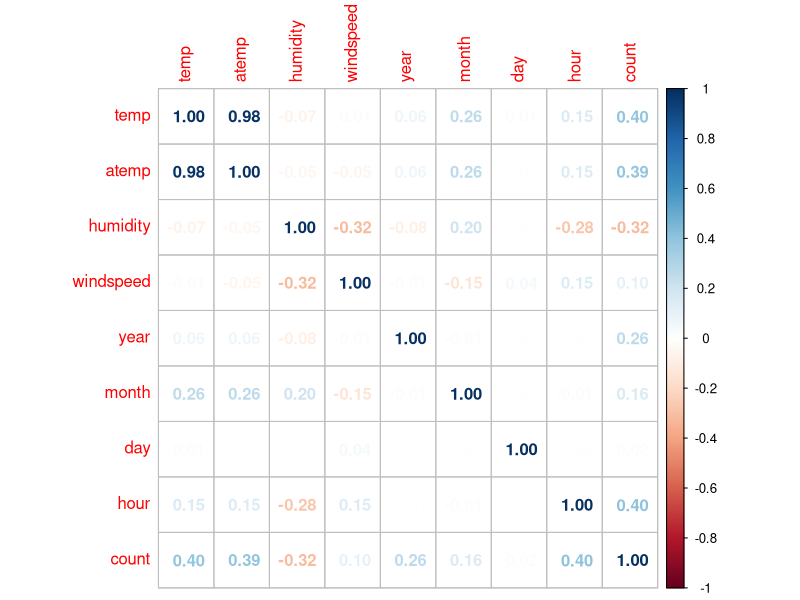
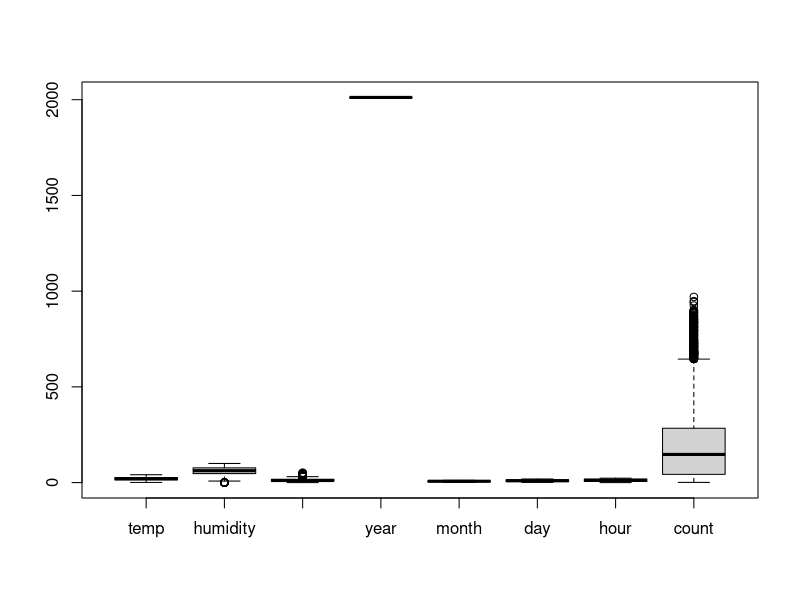
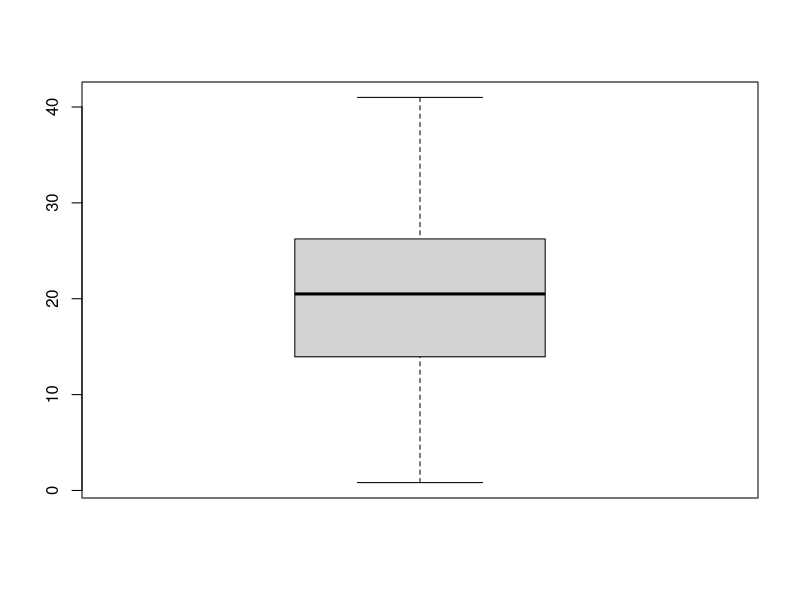
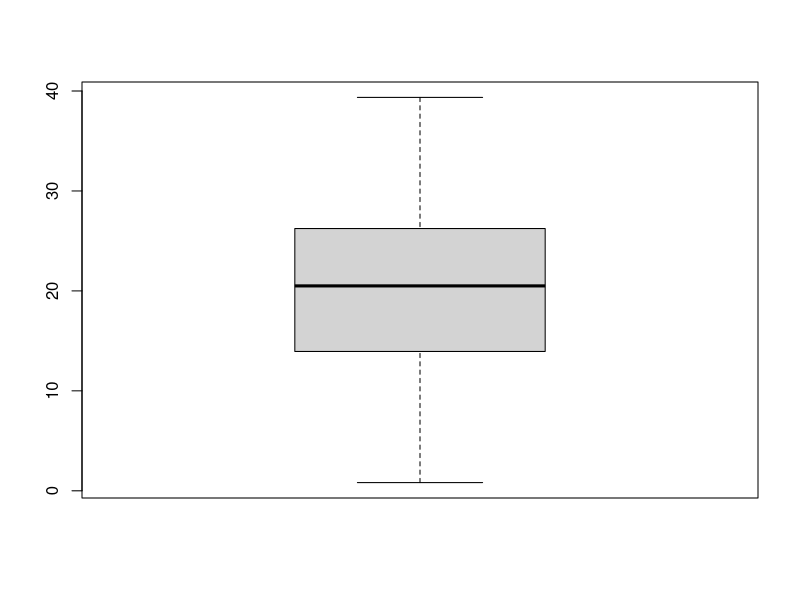
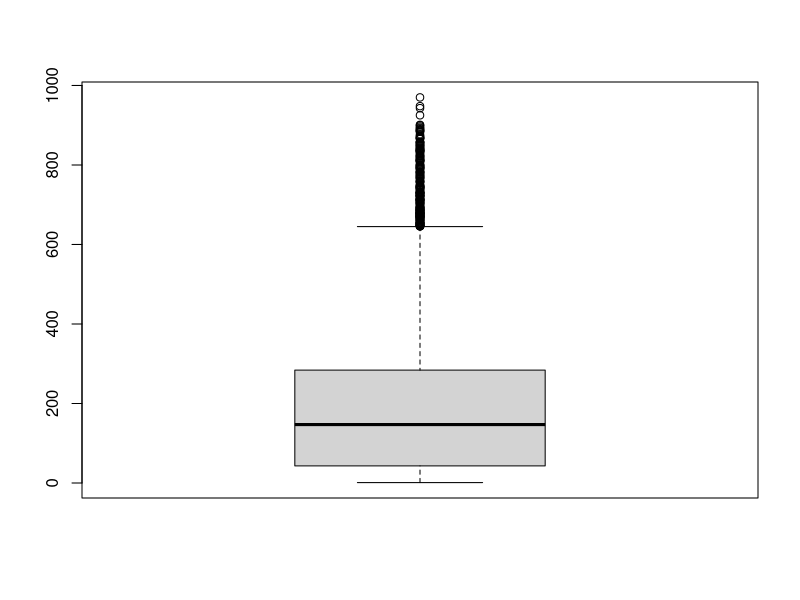
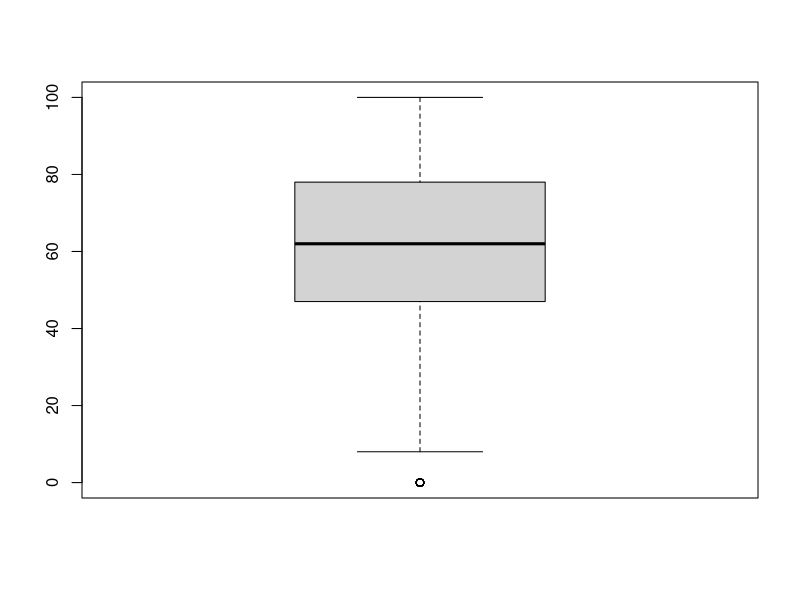
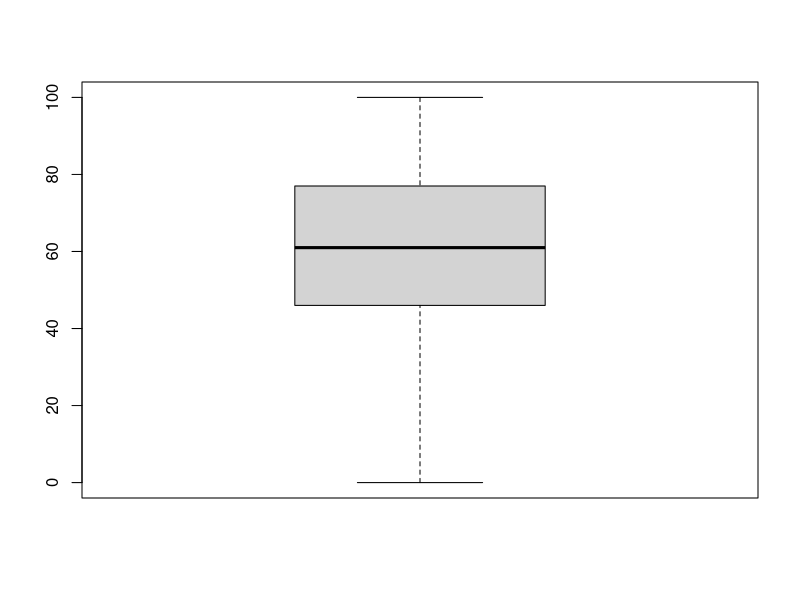
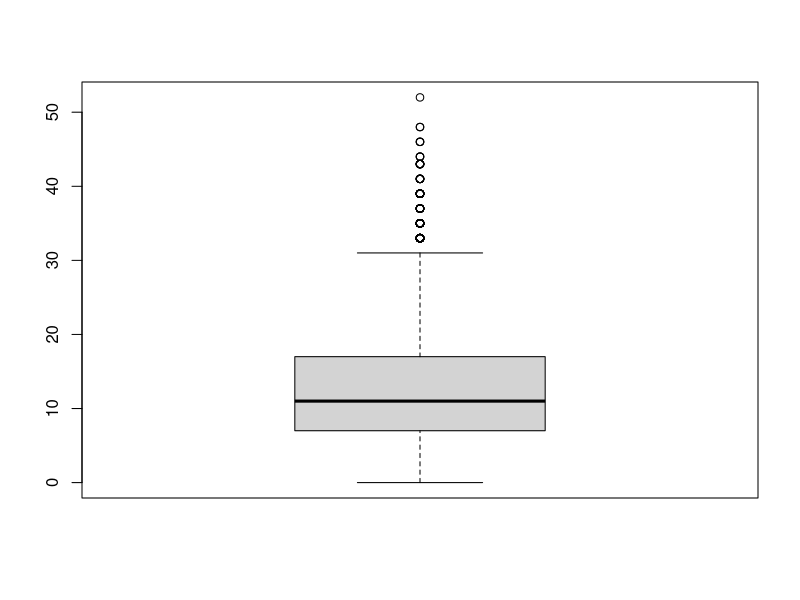

These figures' R source, in order: (Note: a time limit stopped this script after it produced the figures.)
##Home assignment 2

library(tidyverse)
library(lubridate)

setwd("/Users/jrodr/OneDrive/Documentos/BI Dalarna University/Statistical Learning/Home exercises/2")

#merging both datasets so it is easier to change the data types
train <- read.csv("train_160523.csv")
test <- read.csv("test_160523.csv")
full_data <- rbind(train[,1:10], test)

#changing the corresponding data types
str(full_data)
full_data$weather <- as.factor(full_data$weather)
full_data$workingday <- as.factor(full_data$workingday)
full_data$holiday <- as.factor(full_data$holiday)
full_data$season <- as.factor(full_data$season)
full_data$humidity <- as.numeric(full_data$humidity)
full_data$datetime <- ymd_hms(full_data$datetime)

#dividing the data into year, month, day and hours variables
full_data <- full_data %>%
  mutate(year = lubridate::year(datetime),
         month = lubridate::month(datetime),
         day = lubridate::day(datetime),
         hour = lubridate::hour(datetime))


full_data$hour <- as.numeric(full_data$hour)
full_data$day <- as.numeric(full_data$day)


#full_data$time_of_day <- ifelse(full_data$hour %in% c(0,1,2,3,4,5), "Night",
#                      ifelse(full_data$hour %in% c(6,7,8,9,10,11), "Morning",
#                      ifelse(full_data$hour %in% c(12,13,14,15,16,17), "Afternoon", "Evening")))

#full_data$time_of_day <- as.factor(full_data$time_of_day)

#removing irrelevant or duplicated variables
full_data <- full_data[,!(names(full_data) %in% c("X", "datetime"))]


#there are no NA values
sum(is.na(full_data))

#separating again the two datasets
train <- cbind(full_data[1:8708,], train[,11:13])
test <- full_data[8709:10886,]


#removing casual and registered variables from the train dataset
train <- train[,!(names(train) %in% c("casual","registered"))]

train$count <- as.numeric(train$count)


#checking the rest of the variables in set
str(train)

#checking the correlation between variables
num_train <- train[,sapply(train, is.numeric)]

library(corrplot)
corrplot(cor(num_train), method = "number")
#temp and atemp are really high correlated to the point that they are almost the same variable,
#to avoid multicollinearity I will remove atemp
test <- test[,!(names(test) %in% c("atemp"))]
train <- train[,!(names(train) %in% c("atemp"))]

#updating the numeric data frame
num_train <- train[,sapply(train, is.numeric)]

summary(train)

# Task 1 & Bonus points. Predictions
# Linear model
lm <- lm (count ~ ., data = train)
summary(lm)

#checking for outliers and removing them (I should have done this before dividing again the data)
par(mfrow=c(1,1))
boxplot(num_train)
boxplot(train$temp)#temp is okay also in the test data
boxplot(test$temp)#temp is okay also in the test data

boxplot(train$count)
count_outliers <- boxplot.stats(train$count)$out #same as doing by hand IQR
min(count_outliers)
train <- train[train$count <min(count_outliers),]

boxplot(train$humidity)#few outlier to remove
boxplot(test$humidity)#this one is okay
humidity_outliers <- boxplot.stats(train$humidity)$out 
humidity_outliers
train <- train[train$humidity !=0,]

boxplot(train$windspeed)#some outliers
boxplot(test$windspeed)#some outliers
windspeed_outliers_train <- boxplot.stats(train$windspeed)$out
windspeed_outliers_test <- boxplot.stats(test$windspeed)$out
windspeed_outliers_train
windspeed_outliers_test

train <- train[train$windspeed < min(windspeed_outliers_train),]
test <- test[test$windspeed < min(windspeed_outliers_test),]


#predicting in the test set
preds_lm <- predict(lm, newdata=test)
preds_lm <- ifelse(preds_lm < 0, 0,preds_lm)

#Performing Lasso for feature selection
library(glmnet)
y <- train$count
x <- data.matrix(train[, c('season', 'holiday', 'workingday', 'weather' ,'temp', 'humidity', 'windspeed', 'day', 'month', 'year', 'hour')])
lasso_model <- cv.glmnet(x, y, alpha = 1)
best_lambda <- lasso_model$lambda.min
best_lambda 
plot(lasso_model) 
lasso_model <- glmnet(x, y, alpha = 1, lambda = best_lambda)
round(coef(lasso_model),0)


#improving the linear model. I removed holiday, day and windspeed because they have the least statistically
#significance and using lasso there were removed by the penalty


# k-fold cross-validation
#lasso+count to indicate it as target variable

lasso_features <- train[,c('count','season', 'workingday' ,'temp', 'humidity', 'windspeed', 'month', 'year', 'hour')]

rmse_lm <- c()
set.seed(23)

for (i in 1:10) {
  indices <- sample(1:nrow(train),round(nrow(train)*.7), replace = F)
  lm_model <- lm(count ~ ., data = lasso_features)
  preds_lm <- predict(lm_model, lasso_features[-indices,])
  preds_lm <- ifelse(preds_lm < 0, 0, preds_lm)
  rmse_lm[i] <- sqrt(mean((lasso_features$count[-indices] - preds_lm)^2))
}

mean(rmse_lm)
#error=120.76

summary(lm_model)

plot(preds_lm,lasso_features$count[-indices])
abline(0,1,col="red")

#####################


#Tree-based model. Random forest
library(randomForest)
library(e1071)
set.seed(23)

#basic model
rforest <- randomForest(count~., data=train, mtry = 3, ntree = 100)
mean(rforest$mse)

preds_rforest <- predict(rforest, newdata = test)
preds_rforest <- ifelse(preds_rforest < 0, 0,preds_rforest)


#defining best number of trees and variables for the model


mtrys <- seq(2, length(train)-1, by = 1)
ntrees <- c(50, 100, 200, 500, 1000, 5000, 10000, 30000)
tree_rmse <- matrix(ncol=length(mtrys), nrow=length(ntrees))

for (i in seq_along(mtrys)){
  for (j in seq_along(ntrees)){
  rforest <- randomForest(count~., data=train, mtry = i, ntree = j)
  tree_rmse[j, i] <- sqrt(mean(rforest$mse))
  }
}

tree_rmse
min(tree_rmse)
which(tree_rmse==min(tree_rmse), arr.ind = TRUE)#11 variables and 10,000 trees is the best
#error = 56.02

##############################



##using lasso variables now
mtrys <- seq(2, length(train)-1, by = 1)
ntrees <- c(50, 100, 200, 500, 1000, 5000, 10000, 30000)
tree_rmse <- matrix(ncol=length(mtrys), nrow=length(ntrees))

for (i in seq_along(mtrys)){
  for (j in seq_along(ntrees)){
    rforest <- randomForest(count~., data=lasso_features, mtry = i, ntree = j)
    tree_rmse[j, i] <- sqrt(mean(rforest$mse))
  }
}

tree_rmse
min(tree_rmse)
which(tree_rmse==min(tree_rmse), arr.ind = TRUE)#8 variables and 10,000 trees is the best
#this one is worse. error = 57.93



#predicting in the test data with the best model. 1000 because 10k was too demanding computationally
best_rforest <- randomForest(count~., data=train, mtry = 11, ntree = 1000)
sqrt(mean(best_rforest$mse)) 
#error=41.73

preds_rforest <- predict(rforest, newdata = test)
preds_rforest <- ifelse(preds_rforest < 0, 0,preds_rforest)

plot(preds_rforest,train$count)
abline(0,1,col="red")


#most relevant variables for predicting the count according to the random forest algorithm
imp_variables <- best_rforest$importance
varImpPlot(best_rforest) #hour is the most important, then temp 

############## selecting only the most important variables

imp_variables <- train[,c("hour", "temp", "count")]

mtrys <- seq(2, length(imp_variables)-1, by = 1)
ntrees <- c(50, 100, 200, 500, 1000, 5000, 10000, 30000)
tree_rmse <- matrix(ncol=length(mtrys), nrow=length(ntrees))

for (i in seq_along(mtrys)){
  for (j in seq_along(ntrees)){
    rforest <- randomForest(count~., data=imp_variables, mtry = i, ntree = j)
    tree_rmse[j, i] <- sqrt(mean(rforest$mse))
  }
}
tree_rmse
min(tree_rmse)
which(tree_rmse==min(tree_rmse), arr.ind = TRUE)#the 2 variables and 10,000 trees is the best. 
#error is quite higher = 99.6


#SVM models
svm_linear <- svm(count~., data=train)
preds_svm <- predict(svm_linear, newdata=test)
preds_svm <- ifelse(preds_svm < 0, 0,preds_svm)

#just for the bonus points
combined_preds <- data.frame("linear model" = preds_lm, "random forest" = preds_rforest, "SVM" = preds_svm)
write.csv(combined_preds, file="AMI22TJR.csv", row.names=FALSE)


#tuning the model
costs <- c(0.01, 0.1, 1, 10, 100, 1000, 5000, 10000) 
svc_rmse <- c()
set.seed(23)

#i dont have enough computing power to do cross validation at the same time
for (i in seq_along(costs)){
  indices <- sample(1:nrow(train),round(nrow(train)*.7), replace = F)
  svc <- svm(count~., data=train[indices, ], cost = i, kernel = "linear")
  svc_preds <- predict(svc, newdata = train[-indices, ])
  svc_preds <- ifelse(svc_preds < 0, 0,svc_preds)
  svc_rmse[i] <- sqrt(mean((train[-indices,"count"]-svc_preds)^2))
}

svc_rmse 
min(svc_rmse) #the best cost is 0.1 with 122 error
#118.89 error



costs <- c(0.01, 0.1, 1, 10, 100, 1000) 
svc_rmse <- c()
set.seed(23)

#i dont have enough power to do cross validation
for (i in seq_along(costs)){
  indices <- sample(1:nrow(imp_variables),round(nrow(imp_variables)*.7), replace = F)
  svc <- svm(count~., data=imp_variables[indices, ], cost = i, kernel = "linear")
  svc_preds <- predict(svc, newdata = imp_variables[-indices, ])
  svc_preds <- ifelse(svc_preds < 0, 0,svc_preds)
  svc_rmse[i] <- sqrt(mean((imp_variables[-indices,"count"]-svc_preds)^2))
}

svc_rmse 
min(svc_rmse)
#worse performance = 134

######## this takes very long. do not run it again!!!

#since the tune function took incredibly long to the point that I had to stop R I created my own function,
#I hope it makes sense and even though it takes quite long, it can be done
#this applies for every single cross-validation I have done tune the models
costs <- c( 0.01, 0.1, 1, 10, 100)
gammas <- c(0.001, 0.01, 0.1, 1, 10)
svm_rmse <- matrix(nrow=length(costs), ncol=length(gammas))
set.seed(23)

for (i in seq_along(costs)){
  for (j in seq_along(gammas)){
    indices <- sample(1:nrow(lasso_features),round(nrow(lasso_features)*.7), replace = F)
    svm <- svm(count~., data=lasso_features[indices, ], cost = i, gamma = j, kernel = "radial")
    svm_preds <- predict(svm, newdata = lasso_features[-indices, ])
    svm_preds <- ifelse(svm_preds < 0, 0,svm_preds)
    svm_rmse[i, j] <- sqrt(mean((lasso_features[-indices, "count"]-svm_preds)^2))
  }
}
  
svm_rmse
min(svm_rmse)
which(svm_rmse==min(svm_rmse), arr.ind = TRUE)
#error = 76.98 with 0.1 as cost as 0.01 as gamma


for (i in seq_along(costs)){
  for (j in seq_along(gammas)){
    indices <- sample(1:nrow(imp_variables),round(nrow(imp_variables)*.7), replace = F)
    svm <- svm(count~., data=imp_variables[indices, ], cost = i, gamma = j, kernel = "radial")
    svm_preds <- predict(svm, newdata = imp_variables[-indices, ])
    svm_preds <- ifelse(svm_preds < 0, 0,svm_preds)
    svm_rmse[i, j] <- sqrt(mean((imp_variables[-indices, "count"]-svm_preds)^2))
  }
}

svm_rmse
min(svm_rmse)
which(svm_rmse==min(svm_rmse), arr.ind = TRUE)
#worse performance with 93 error

#testing polynomial kernel for SVM
gammas <- c(0.1, 1, 10)
degrees <- c(2,3,4,5)
svm_rmse <- matrix(nrow=length(degrees), ncol=length(gammas))
set.seed(23)

for (i in seq_along(gammas)){
  for (j in seq_along(degrees)){
    indices <- sample(1:nrow(imp_variables),round(nrow(imp_variables)*.7), replace = F)
    svm <- svm(count~., data=imp_variables[-indices, ], cost = 100, gamma = i, degree = j, kernel = "polynomial")
    svm_preds <- predict(svm, newdata = imp_variables[indices, ])
    svm_rmse[j, i] <- sqrt(mean((imp_variables[indices,"count"]-svm_preds)^2))
  }
}

svm_rmse
min(svm_rmse)
which(svm_rmse==min(svm_rmse), arr.ind = TRUE)
#error 133 with 2 degrees and 1 gamma


#performing the best SVM model with 10 cross-validation
set.seed(23)
svm_rmse <- c()

for (k in 1:10){
  indices <- sample(1:nrow(lasso_features),round(nrow(lasso_features)*.7), replace = F)
  best_svm <- svm(count~., data=lasso_features[indices,], cost=0.1, gamma=0.01, kernel = "radial")
  svm_preds <- predict(best_svm, newdata = lasso_features[-indices,])
  svm_preds <- ifelse(svm_preds < 0, 0,svm_preds)
  svm_rmse[k] <- sqrt(mean((lasso_features[-indices,"count"]-svm_preds)^2))
}

mean(svm_rmse)
#error = 120 RMSE

plot(svm_preds,train$count[-indices])
abline(0,1,col="red")



# Task 2. Clustering

full_data <- rbind(train[,1:11],test)

#I will only keep the numeric and non-time related variables
clust_data <- full_data[,c("temp", "humidity", "windspeed")]
#scaling the data
h_clust_data <- as.data.frame(scale(clust_data))
k_clust_data <- as.data.frame(scale(clust_data))


#hierarchical clustering. complete linkage
hc.complete <- hclust(dist(h_clust_data), method = "complete")
plot(hc.complete ,main = "Complete Linkage", xlab = "", sub = "", cex =.4)
abline(h=5.5, col="red")
h_clust_data$cluster <- cutree(hc.complete, 3)
h_clust_data$cluster <- as.factor(h_clust_data$cluster)
cutree(hc.complete, 3)
aggregate(h_clust_data, by= list(clustermeans=h_clust_data$cluster), mean)

full_data$cluster <- cutree(hc.complete, 3)
full_data$cluster <- as.factor(full_data$cluster)
aggregate(full_data[,c("temp", "humidity", "windspeed")], by= list(cluster=full_data$cluster), mean)

#write creative names for the clusters

library(ggplot2)
ggplot(data = h_clust_data, aes(x = temp, y = humidity, color = cluster)) + geom_point()

full_data <- cbind(train[,"count"],full_data[1:8282,])
ggplot(data = full_data, aes(x = train[,"count"], y = temp, color = cluster)) + geom_point()



############# k-means clustering
k_clusters <- kmeans(k_clust_data,3)
k_clust_data$cluster <- k_clusters$cluster
k_clust_data$cluster <- as.factor(k_clust_data$cluster)
aggregate(k_clust_data, by= list(clustermeans=k_clust_data$cluster), mean)

full_data$cluster <- k_clust_data$cluster
full_data$cluster <- as.factor(full_data$cluster)
aggregate(full_data[,c("temp", "humidity", "windspeed")], by= list(clustermeans=full_data$cluster), mean)

ggplot(data = k_clust_data, aes(x = temp, y = humidity, color = cluster)) + geom_point()

ggplot(data = full_data, aes(x = train[,"count"], y = humidity, color = cluster)) + geom_point()


table(k_clust_data$cluster, h_clust_data$cluster)
summary(h_clust_data$cluster)
summary(k_clust_data$cluster)
summary(train$count)
full_data$count2 <- ifelse(train$count < 40, "low",
                           ifelse(train$count >= 40 & train$count <= 271, "medium", "high"))

table(full_data$cluster, full_data$count2)
